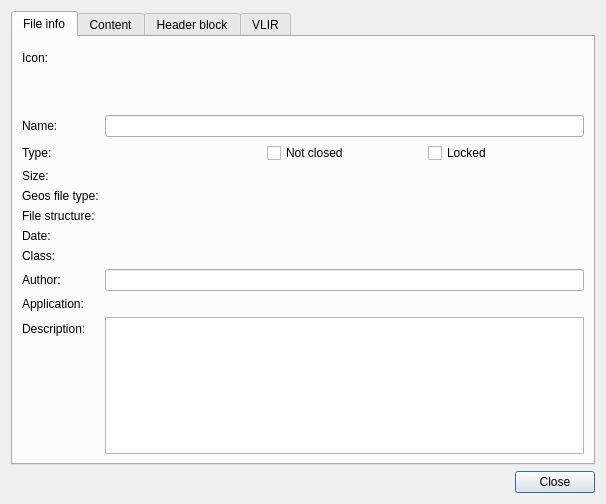
<?xml version="1.0" encoding="UTF-8"?>
<ui version="4.0">
 <class>DialogFileInfo</class>
 <widget class="QDialog" name="DialogFileInfo">
  <property name="windowModality">
   <enum>Qt::WindowModal</enum>
  </property>
  <property name="geometry">
   <rect>
    <x>0</x>
    <y>0</y>
    <width>606</width>
    <height>504</height>
   </rect>
  </property>
  <property name="minimumSize">
   <size>
    <width>606</width>
    <height>504</height>
   </size>
  </property>
  <property name="windowTitle">
   <string>File details</string>
  </property>
  <property name="locale">
   <locale language="English" country="UnitedStates"/>
  </property>
  <property name="modal">
   <bool>true</bool>
  </property>
  <layout class="QVBoxLayout" name="verticalLayout">
   <item>
    <widget class="QTabWidget" name="tabWidget">
     <property name="currentIndex">
      <number>0</number>
     </property>
     <widget class="QWidget" name="FileInfo">
      <property name="locale">
       <locale language="English" country="UnitedStates"/>
      </property>
      <attribute name="title">
       <string>File info</string>
      </attribute>
      <layout class="QFormLayout" name="formLayout">
       <property name="sizeConstraint">
        <enum>QLayout::SetMaximumSize</enum>
       </property>
       <item row="0" column="0">
        <widget class="QLabel" name="lIcon">
         <property name="text">
          <string>Icon:</string>
         </property>
        </widget>
       </item>
       <item row="0" column="1">
        <widget class="QLabel" name="Icon">
         <property name="minimumSize">
          <size>
           <width>72</width>
           <height>63</height>
          </size>
         </property>
         <property name="maximumSize">
          <size>
           <width>72</width>
           <height>63</height>
          </size>
         </property>
         <property name="text">
          <string notr="true"/>
         </property>
         <property name="textFormat">
          <enum>Qt::PlainText</enum>
         </property>
        </widget>
       </item>
       <item row="1" column="0">
        <widget class="QLabel" name="lName">
         <property name="text">
          <string>Name:</string>
         </property>
        </widget>
       </item>
       <item row="1" column="1">
        <widget class="QLineEdit" name="lineEditName">
         <property name="sizePolicy">
          <sizepolicy hsizetype="Expanding" vsizetype="Fixed">
           <horstretch>0</horstretch>
           <verstretch>0</verstretch>
          </sizepolicy>
         </property>
         <property name="minimumSize">
          <size>
           <width>180</width>
           <height>0</height>
          </size>
         </property>
         <property name="text">
          <string notr="true"/>
         </property>
         <property name="readOnly">
          <bool>true</bool>
         </property>
        </widget>
       </item>
       <item row="2" column="0">
        <widget class="QLabel" name="lType">
         <property name="text">
          <string>Type:</string>
         </property>
        </widget>
       </item>
       <item row="2" column="1">
        <layout class="QHBoxLayout" name="horizontalLayout">
         <property name="sizeConstraint">
          <enum>QLayout::SetDefaultConstraint</enum>
         </property>
         <item>
          <widget class="QLabel" name="labelType">
           <property name="text">
            <string notr="true"/>
           </property>
           <property name="textFormat">
            <enum>Qt::PlainText</enum>
           </property>
          </widget>
         </item>
         <item>
          <widget class="QCheckBox" name="checkBoxNotClosed">
           <property name="enabled">
            <bool>true</bool>
           </property>
           <property name="text">
            <string>Not closed</string>
           </property>
           <property name="checkable">
            <bool>true</bool>
           </property>
           <property name="checked">
            <bool>false</bool>
           </property>
          </widget>
         </item>
         <item>
          <widget class="QCheckBox" name="checkBoxLocked">
           <property name="text">
            <string>Locked</string>
           </property>
           <property name="checkable">
            <bool>true</bool>
           </property>
          </widget>
         </item>
        </layout>
       </item>
       <item row="3" column="0">
        <widget class="QLabel" name="lSize">
         <property name="text">
          <string>Size:</string>
         </property>
        </widget>
       </item>
       <item row="3" column="1">
        <widget class="QLabel" name="labelSize">
         <property name="text">
          <string notr="true"/>
         </property>
         <property name="textFormat">
          <enum>Qt::PlainText</enum>
         </property>
        </widget>
       </item>
       <item row="4" column="0">
        <widget class="QLabel" name="lGeosFileType">
         <property name="text">
          <string>Geos file type:</string>
         </property>
        </widget>
       </item>
       <item row="4" column="1">
        <widget class="QLabel" name="labelGeosFileType">
         <property name="text">
          <string notr="true"/>
         </property>
         <property name="textFormat">
          <enum>Qt::PlainText</enum>
         </property>
        </widget>
       </item>
       <item row="5" column="0">
        <widget class="QLabel" name="lGeosFileStruct">
         <property name="text">
          <string>File structure:</string>
         </property>
        </widget>
       </item>
       <item row="5" column="1">
        <widget class="QLabel" name="labelGeosFileStruct">
         <property name="text">
          <string notr="true"/>
         </property>
         <property name="textFormat">
          <enum>Qt::PlainText</enum>
         </property>
        </widget>
       </item>
       <item row="6" column="0">
        <widget class="QLabel" name="lGeosDate">
         <property name="text">
          <string>Date:</string>
         </property>
        </widget>
       </item>
       <item row="6" column="1">
        <widget class="QLabel" name="labelGeosDate">
         <property name="text">
          <string notr="true"/>
         </property>
         <property name="textFormat">
          <enum>Qt::PlainText</enum>
         </property>
        </widget>
       </item>
       <item row="7" column="0">
        <widget class="QLabel" name="lGeosClass">
         <property name="text">
          <string>Class:</string>
         </property>
        </widget>
       </item>
       <item row="7" column="1">
        <widget class="QLabel" name="labelGeosClass">
         <property name="text">
          <string notr="true"/>
         </property>
         <property name="textFormat">
          <enum>Qt::PlainText</enum>
         </property>
        </widget>
       </item>
       <item row="9" column="0">
        <widget class="QLabel" name="lGeosAuthor">
         <property name="text">
          <string>Author:</string>
         </property>
        </widget>
       </item>
       <item row="9" column="1">
        <widget class="QLineEdit" name="lineEditGeosAuthor">
         <property name="sizePolicy">
          <sizepolicy hsizetype="Expanding" vsizetype="Fixed">
           <horstretch>0</horstretch>
           <verstretch>0</verstretch>
          </sizepolicy>
         </property>
         <property name="minimumSize">
          <size>
           <width>180</width>
           <height>0</height>
          </size>
         </property>
         <property name="text">
          <string notr="true"/>
         </property>
         <property name="readOnly">
          <bool>true</bool>
         </property>
        </widget>
       </item>
       <item row="11" column="0">
        <widget class="QLabel" name="lGeosApplication">
         <property name="text">
          <string>Application:</string>
         </property>
        </widget>
       </item>
       <item row="11" column="1">
        <widget class="QLabel" name="labelGeosApplication">
         <property name="text">
          <string/>
         </property>
         <property name="textFormat">
          <enum>Qt::PlainText</enum>
         </property>
        </widget>
       </item>
       <item row="13" column="0">
        <widget class="QLabel" name="lGeosDescription">
         <property name="text">
          <string>Description:</string>
         </property>
        </widget>
       </item>
       <item row="13" column="1">
        <widget class="QPlainTextEdit" name="plainTextEdit">
         <property name="minimumSize">
          <size>
           <width>0</width>
           <height>50</height>
          </size>
         </property>
         <property name="documentTitle">
          <string notr="true"/>
         </property>
         <property name="readOnly">
          <bool>true</bool>
         </property>
         <property name="plainText">
          <string notr="true"/>
         </property>
        </widget>
       </item>
      </layout>
     </widget>
     <widget class="QWidget" name="HexFileContent">
      <property name="locale">
       <locale language="English" country="UnitedStates"/>
      </property>
      <attribute name="title">
       <string>Content</string>
      </attribute>
      <layout class="QVBoxLayout" name="verticalLayoutHexFileContent">
       <item>
        <widget class="QLabel" name="labelContentSize">
         <property name="text">
          <string/>
         </property>
        </widget>
       </item>
      </layout>
     </widget>
     <widget class="QWidget" name="tabInfoBlock">
      <attribute name="title">
       <string>Header block</string>
      </attribute>
      <layout class="QVBoxLayout" name="verticalLayoutInfoBlock"/>
     </widget>
     <widget class="QWidget" name="tabVLIR">
      <attribute name="title">
       <string>VLIR</string>
      </attribute>
      <layout class="QVBoxLayout" name="verticalLayoutVLIR">
       <item>
        <widget class="QComboBox" name="comboBoxVLIRRecords"/>
       </item>
       <item>
        <widget class="QLabel" name="labelVLIRSize">
         <property name="text">
          <string/>
         </property>
        </widget>
       </item>
      </layout>
     </widget>
    </widget>
   </item>
   <item>
    <widget class="QDialogButtonBox" name="buttonBox">
     <property name="orientation">
      <enum>Qt::Horizontal</enum>
     </property>
     <property name="standardButtons">
      <set>QDialogButtonBox::Close</set>
     </property>
    </widget>
   </item>
  </layout>
 </widget>
 <resources/>
 <connections/>
</ui>
